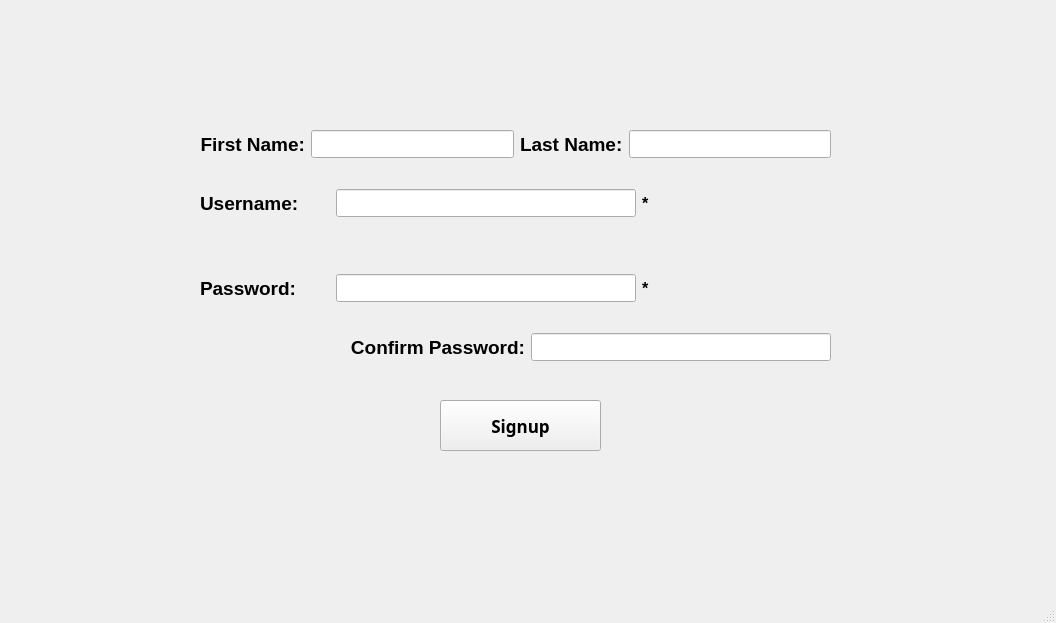
<?xml version="1.0" encoding="UTF-8"?>
<ui version="4.0">
 <class>MainWindow</class>
 <widget class="QMainWindow" name="MainWindow">
  <property name="geometry">
   <rect>
    <x>0</x>
    <y>0</y>
    <width>1056</width>
    <height>623</height>
   </rect>
  </property>
  <property name="windowTitle">
   <string>MainWindow</string>
  </property>
  <widget class="QWidget" name="centralwidget">
   <widget class="QPushButton" name="signupbutton">
    <property name="geometry">
     <rect>
      <x>440</x>
      <y>400</y>
      <width>161</width>
      <height>51</height>
     </rect>
    </property>
    <property name="font">
     <font>
      <family>MS PGothic</family>
      <pointsize>13</pointsize>
      <bold>true</bold>
      <underline>false</underline>
     </font>
    </property>
    <property name="cursor">
     <cursorShape>ArrowCursor</cursorShape>
    </property>
    <property name="focusPolicy">
     <enum>Qt::StrongFocus</enum>
    </property>
    <property name="text">
     <string>Signup</string>
    </property>
    <property name="checkable">
     <bool>false</bool>
    </property>
    <property name="flat">
     <bool>false</bool>
    </property>
   </widget>
   <widget class="QWidget" name="verticalLayoutWidget">
    <property name="geometry">
     <rect>
      <x>200</x>
      <y>130</y>
      <width>631</width>
      <height>231</height>
     </rect>
    </property>
    <layout class="QVBoxLayout" name="verticalLayout_3">
     <item>
      <layout class="QHBoxLayout" name="horizontalLayout_4">
       <item>
        <widget class="QLabel" name="label_3">
         <property name="maximumSize">
          <size>
           <width>130</width>
           <height>16777215</height>
          </size>
         </property>
         <property name="font">
          <font>
           <pointsize>14</pointsize>
           <bold>true</bold>
          </font>
         </property>
         <property name="text">
          <string>First Name:</string>
         </property>
         <property name="alignment">
          <set>Qt::AlignRight|Qt::AlignTrailing|Qt::AlignVCenter</set>
         </property>
        </widget>
       </item>
       <item>
        <widget class="QLineEdit" name="firstname_line">
         <property name="font">
          <font>
           <pointsize>13</pointsize>
          </font>
         </property>
         <property name="text">
          <string/>
         </property>
        </widget>
       </item>
       <item>
        <widget class="QLabel" name="label_4">
         <property name="font">
          <font>
           <pointsize>14</pointsize>
           <bold>true</bold>
          </font>
         </property>
         <property name="text">
          <string>Last Name:</string>
         </property>
        </widget>
       </item>
       <item>
        <widget class="QLineEdit" name="lastname_line">
         <property name="font">
          <font>
           <pointsize>13</pointsize>
          </font>
         </property>
         <property name="text">
          <string/>
         </property>
        </widget>
       </item>
      </layout>
     </item>
     <item>
      <layout class="QHBoxLayout" name="horizontalLayout_2">
       <item>
        <widget class="QLabel" name="label">
         <property name="sizePolicy">
          <sizepolicy hsizetype="Preferred" vsizetype="Preferred">
           <horstretch>1</horstretch>
           <verstretch>0</verstretch>
          </sizepolicy>
         </property>
         <property name="maximumSize">
          <size>
           <width>130</width>
           <height>16777215</height>
          </size>
         </property>
         <property name="font">
          <font>
           <pointsize>14</pointsize>
           <bold>true</bold>
          </font>
         </property>
         <property name="text">
          <string>Username:</string>
         </property>
         <property name="alignment">
          <set>Qt::AlignLeading|Qt::AlignLeft|Qt::AlignVCenter</set>
         </property>
        </widget>
       </item>
       <item>
        <widget class="QLineEdit" name="username_line">
         <property name="sizePolicy">
          <sizepolicy hsizetype="Expanding" vsizetype="Fixed">
           <horstretch>0</horstretch>
           <verstretch>0</verstretch>
          </sizepolicy>
         </property>
         <property name="maximumSize">
          <size>
           <width>300</width>
           <height>16777215</height>
          </size>
         </property>
         <property name="font">
          <font>
           <pointsize>13</pointsize>
          </font>
         </property>
         <property name="text">
          <string/>
         </property>
        </widget>
       </item>
       <item>
        <widget class="QLabel" name="star_pass">
         <property name="font">
          <font>
           <pointsize>12</pointsize>
           <bold>true</bold>
          </font>
         </property>
         <property name="text">
          <string>*</string>
         </property>
        </widget>
       </item>
      </layout>
     </item>
     <item>
      <layout class="QHBoxLayout" name="horizontalLayout_3">
       <item>
        <widget class="QLabel" name="label_2">
         <property name="maximumSize">
          <size>
           <width>130</width>
           <height>16777215</height>
          </size>
         </property>
         <property name="font">
          <font>
           <pointsize>14</pointsize>
           <bold>true</bold>
          </font>
         </property>
         <property name="text">
          <string>Password:</string>
         </property>
         <property name="alignment">
          <set>Qt::AlignLeading|Qt::AlignLeft|Qt::AlignVCenter</set>
         </property>
        </widget>
       </item>
       <item>
        <widget class="QLineEdit" name="password_line">
         <property name="maximumSize">
          <size>
           <width>300</width>
           <height>16777215</height>
          </size>
         </property>
         <property name="font">
          <font>
           <pointsize>13</pointsize>
          </font>
         </property>
         <property name="text">
          <string/>
         </property>
        </widget>
       </item>
       <item>
        <widget class="QLabel" name="star_user">
         <property name="font">
          <font>
           <pointsize>12</pointsize>
           <bold>true</bold>
          </font>
         </property>
         <property name="text">
          <string>*</string>
         </property>
        </widget>
       </item>
      </layout>
     </item>
     <item>
      <layout class="QHBoxLayout" name="horizontalLayout">
       <item>
        <widget class="QLabel" name="label_5">
         <property name="font">
          <font>
           <pointsize>14</pointsize>
           <bold>true</bold>
          </font>
         </property>
         <property name="text">
          <string>Confirm Password:</string>
         </property>
         <property name="alignment">
          <set>Qt::AlignRight|Qt::AlignTrailing|Qt::AlignVCenter</set>
         </property>
        </widget>
       </item>
       <item>
        <widget class="QLineEdit" name="confirm_password_line">
         <property name="maximumSize">
          <size>
           <width>300</width>
           <height>16777215</height>
          </size>
         </property>
         <property name="font">
          <font>
           <pointsize>13</pointsize>
          </font>
         </property>
         <property name="text">
          <string/>
         </property>
        </widget>
       </item>
      </layout>
     </item>
    </layout>
   </widget>
  </widget>
  <widget class="QStatusBar" name="statusbar"/>
 </widget>
 <resources/>
 <connections/>
</ui>
